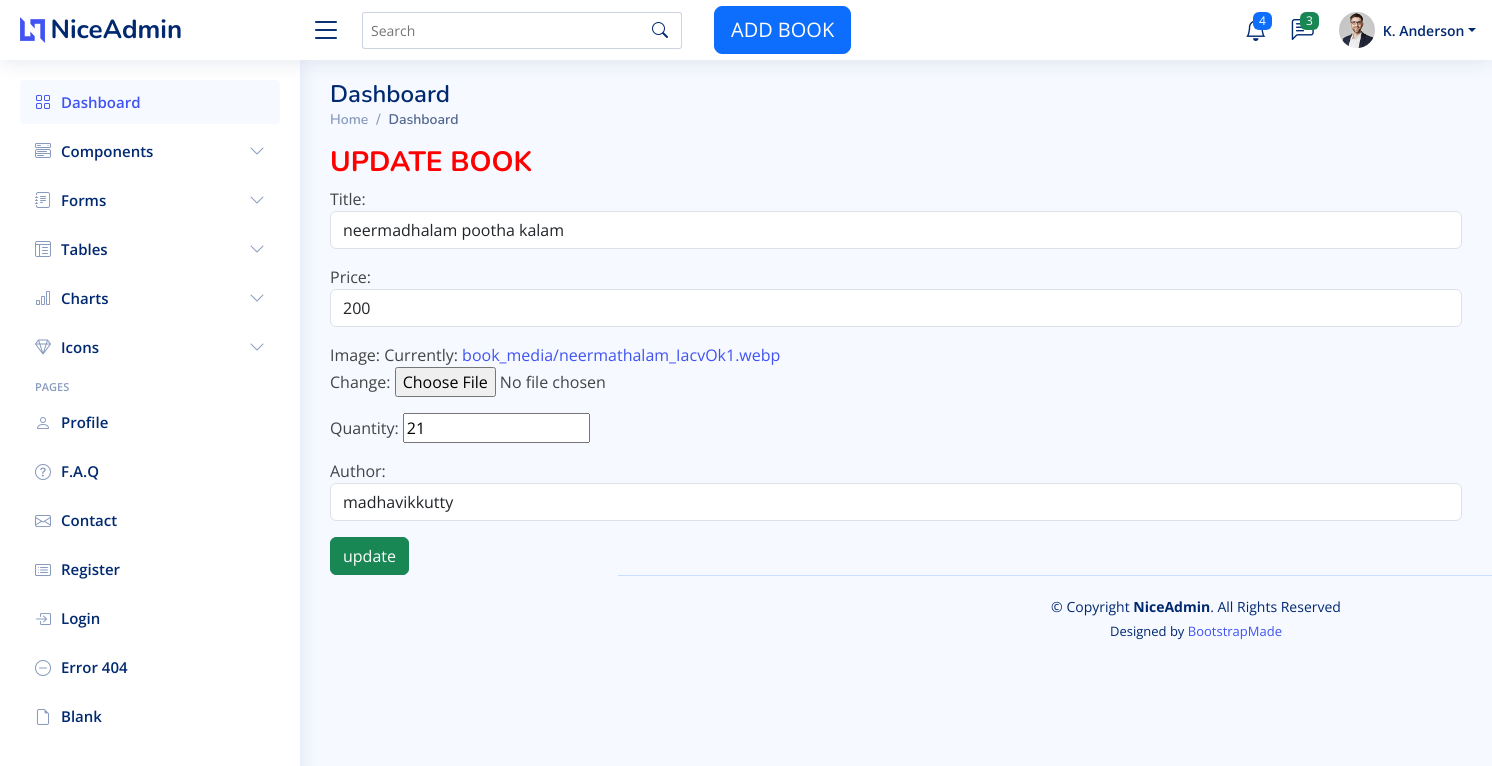
The page /updateview/1/ on the database its author committed.
### book_app/models.py (models this page shows, shortened)
class bk(models.Model):
    title=models.CharField(max_length=500,null=True)
    price=models.IntegerField(null=True)
    image=models.ImageField(upload_to='book_media')
    quantity=models.IntegerField()
    author=models.ForeignKey(Author,on_delete=models.CASCADE)

### book_app/views.py (the view)
# urls.py: path('updateview/<int:book_id>/',views.updateview,name='update'),
def updateview(request,book_id):
    book=bk.objects.get(id=book_id)
    if request.method=='POST':
        form = Bookform(request.POST,request.FILES,instance=book)
        if form.is_valid():
            form.save()
            return redirect('booklist')
    else:
        form=Bookform(instance=book)
    return render(request,'updateview.html',{'form':form})

### book_app/forms.py
class Bookform(forms.ModelForm):
    class Meta:
        model=bk
        fields='__all__'
        widgets={
            'title':forms.TextInput(attrs={'class':'form-control','placeholder':'enter the book name'}),
            'author': forms.Select(attrs={'class': 'form-control', 'placeholder': 'enter the author name'}),
            'price': forms.NumberInput(attrs={'class': 'form-control', 'placeholder': 'enter the price'})
        }

### book_app/models.py (called while the page is built)
    def __str__(self):
        return '{}'.format(self.name)

### templates/updateview.html (shortened to what this page needs)
{% extends 'base.html' %}
{% load static %}
{% block content %}
<h3 style="color:red"><b>UPDATE BOOK</b></h3>
<form action=""method="post">
    {{ form.as_p }}
    <input type="submit" value="update"class="btn btn-success">
</form>
{% endblock %}

### static/assets/css/style.css (style rules this page uses)
:root { scroll-behavior: smooth; }
body { font-family: "Open Sans", sans-serif; background: #f6f9ff; color: #444444; }
h1, h2, h3, h4, h5, h6 { font-family: "Nunito", sans-serif; }

### rows shown on the page
bk: title "neermadhalam pootha kalam", price "200", quantity "21", author "madhavikkutty"
